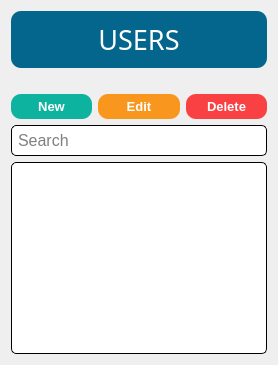
      <widget class="QWidget" name="page_user_listingview">
       <layout class="QGridLayout" name="gridLayout_14">
        <item row="0" column="0" colspan="3">
         <widget class="QLabel" name="label_11">
          <property name="font">
           <font>
            <family>Impact</family>
            <pointsize>20</pointsize>
           </font>
          </property>
          <property name="styleSheet">
           <string notr="true">QLabel {
	color: white;
    background-color: #05668d;
    border-style: outset;
    border-radius: 10px;
    padding: 10px;
	margin: 0px 0px 20px 0px;
}</string>
          </property>
          <property name="text">
           <string>USERS</string>
          </property>
          <property name="alignment">
           <set>Qt::AlignCenter</set>
          </property>
         </widget>
        </item>
        <item row="1" column="0">
         <widget class="QPushButton" name="user_listingview_btnNew">
          <property name="font">
           <font>
            <family>Arial</family>
            <pointsize>10</pointsize>
            <weight>75</weight>
            <bold>true</bold>
           </font>
          </property>
          <property name="cursor">
           <cursorShape>PointingHandCursor</cursorShape>
          </property>
          <property name="focusPolicy">
           <enum>Qt::NoFocus</enum>
          </property>
          <property name="styleSheet">
           <string notr="true">QPushButton {
	color: white;
    background-color: #0db39e;
    border-style: outset;
    border-radius: 10px;
    padding: 5px;
}

QPushButton:hover {
	    background-color: #16db93;
}</string>
          </property>
          <property name="text">
           <string>New</string>
          </property>
         </widget>
        </item>
        <item row="1" column="1">
         <widget class="QPushButton" name="user_listingview_btnEdit">
          <property name="font">
           <font>
            <family>Arial</family>
            <pointsize>10</pointsize>
            <weight>75</weight>
            <bold>true</bold>
           </font>
          </property>
          <property name="cursor">
           <cursorShape>PointingHandCursor</cursorShape>
          </property>
          <property name="focusPolicy">
           <enum>Qt::NoFocus</enum>
          </property>
          <property name="styleSheet">
           <string notr="true">QPushButton {
	color: white;
    background-color: #f8961e;
    border-style: outset;
    border-radius: 10px;
    padding: 5px;
}

QPushButton:hover {
	    background-color: #f9c74f;
}</string>
          </property>
          <property name="text">
           <string>Edit</string>
          </property>
         </widget>
        </item>
        <item row="1" column="2">
         <widget class="QPushButton" name="user_listingview_btnDelete">
          <property name="font">
           <font>
            <family>Arial</family>
            <pointsize>10</pointsize>
            <weight>75</weight>
            <bold>true</bold>
           </font>
          </property>
          <property name="cursor">
           <cursorShape>PointingHandCursor</cursorShape>
          </property>
          <property name="focusPolicy">
           <enum>Qt::NoFocus</enum>
          </property>
          <property name="styleSheet">
           <string notr="true">QPushButton {
	color: white;
    background-color: #f94144;
    border-style: outset;
    border-radius: 10px;
    padding: 5px;
}

QPushButton:hover {
	    background-color: #ff595e;
}</string>
          </property>
          <property name="text">
           <string>Delete</string>
          </property>
         </widget>
        </item>
        <item row="2" column="0" colspan="3">
         <widget class="QLineEdit" name="user_listingview_txtSearch">
          <property name="font">
           <font>
            <family>Arial</family>
            <pointsize>12</pointsize>
           </font>
          </property>
          <property name="styleSheet">
           <string notr="true">QLineEdit {
	background-color: white;
	border-style: inset;
	border-width: 1px;
	border-radius: 5px;
	border-color: black;
	padding: 4px;
}

QLineEdit:focus {
	border-width: 2px;
	border-color: #028090;
}</string>
          </property>
          <property name="placeholderText">
           <string>Search</string>
          </property>
          <property name="clearButtonEnabled">
           <bool>true</bool>
          </property>
         </widget>
        </item>
        <item row="3" column="0" colspan="3">
         <widget class="QTableWidget" name="user_listingview_tblUser">
          <property name="focusPolicy">
           <enum>Qt::ClickFocus</enum>
          </property>
          <property name="styleSheet">
           <string notr="true">QTableWidget {
	background-color: white;
	border-style: inset;
	border-width: 1px;
	border-radius: 5px;
	border-color: black;
	padding: 4px;
}

QTableWidget:focus {
	border-width: 2px;
	border-color: #028090;
}</string>
          </property>
          <property name="editTriggers">
           <set>QAbstractItemView::NoEditTriggers</set>
          </property>
          <property name="tabKeyNavigation">
           <bool>false</bool>
          </property>
          <property name="alternatingRowColors">
           <bool>false</bool>
          </property>
          <property name="selectionMode">
           <enum>QAbstractItemView::SingleSelection</enum>
          </property>
          <property name="selectionBehavior">
           <enum>QAbstractItemView::SelectRows</enum>
          </property>
          <property name="sortingEnabled">
           <bool>true</bool>
          </property>
          <property name="cornerButtonEnabled">
           <bool>false</bool>
          </property>
          <attribute name="horizontalHeaderStretchLastSection">
           <bool>true</bool>
          </attribute>
          <attribute name="verticalHeaderVisible">
           <bool>false</bool>
          </attribute>
         </widget>
        </item>
       </layout>
      </widget>
